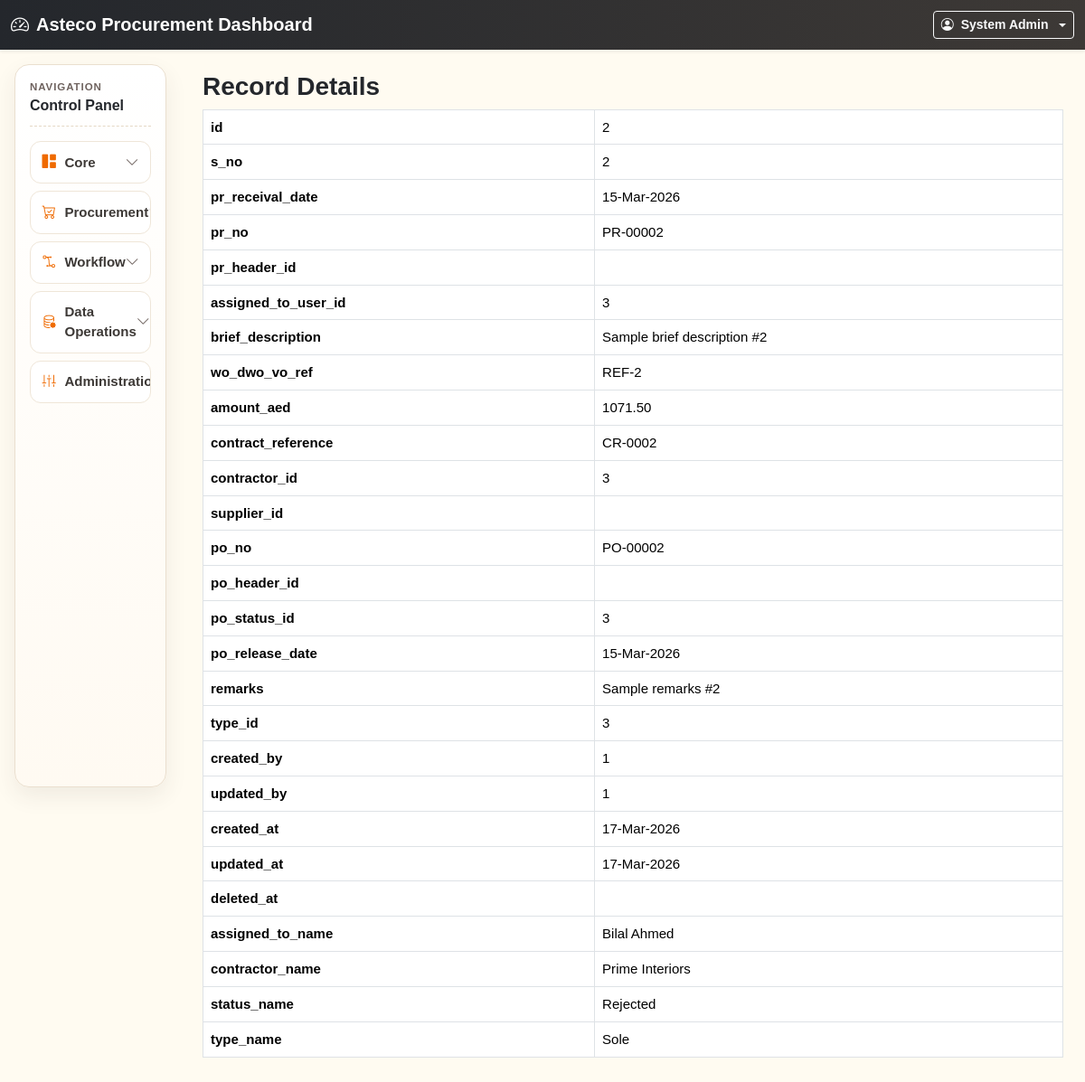
Screenshot of /tracking/view.php?id=2 (signed in) with the database file from the repository.
### tables this page shows
CREATE TABLE tracking_records (
  id INT AUTO_INCREMENT PRIMARY KEY,
  s_no INT NULL,
  pr_receival_date DATE NOT NULL,
  pr_no VARCHAR(100) NOT NULL,
  assigned_to_user_id INT NOT NULL,
  brief_description TEXT NOT NULL,
  wo_dwo_vo_ref VARCHAR(120) NULL,
  amount_aed DECIMAL(14,2) NULL,
  contract_reference VARCHAR(120) NULL,
  contractor_id INT NOT NULL,
  po_no VARCHAR(100) NULL,
  po_status_id INT NOT NULL,
  po_release_date DATE NULL,
  remarks TEXT NULL,
  type_id INT NOT NULL,
  created_by INT NULL,
  updated_by INT NULL,
  created_at DATETIME NULL,
  updated_at DATETIME NULL,
  deleted_at DATETIME NULL,
  CONSTRAINT fk_tr_user FOREIGN KEY (assigned_to_user_id) REFERENCES users(id),
  CONSTRAINT fk_tr_contractor FOREIGN KEY (contractor_id) REFERENCES contractors(id),
  CONSTRAINT fk_tr_status FOREIGN KEY (po_status_id) REFERENCES po_statuses(id),
  CONSTRAINT fk_tr_type FOREIGN KEY (type_id) REFERENCES types(id)
);

CREATE TABLE users (
  id INT AUTO_INCREMENT PRIMARY KEY,
  full_name VARCHAR(100) NOT NULL,
  designation VARCHAR(120) NULL,
  email VARCHAR(120) NOT NULL,
  phone VARCHAR(30) NULL,
  username VARCHAR(80) NOT NULL UNIQUE,
  password VARCHAR(255) NOT NULL,
  profile_image VARCHAR(255) NULL,
  role_id INT NOT NULL,
  is_active TINYINT(1) NOT NULL DEFAULT 1,
  created_at DATETIME NULL,
  updated_at DATETIME NULL,
  CONSTRAINT fk_users_role FOREIGN KEY (role_id) REFERENCES roles(id)
);

CREATE TABLE contractors (
  id INT AUTO_INCREMENT PRIMARY KEY,
  contractor_name VARCHAR(150) NOT NULL UNIQUE,
  status TINYINT(1) NOT NULL DEFAULT 1,
  created_at DATETIME NULL,
  updated_at DATETIME NULL
);

CREATE TABLE po_statuses (
  id INT AUTO_INCREMENT PRIMARY KEY,
  status_name VARCHAR(100) NOT NULL UNIQUE,
  created_at DATETIME NULL,
  updated_at DATETIME NULL
);

CREATE TABLE types (
  id INT AUTO_INCREMENT PRIMARY KEY,
  type_name VARCHAR(120) NOT NULL UNIQUE,
  created_at DATETIME NULL,
  updated_at DATETIME NULL
);

### includes/functions.php (called while the page is built, shortened)
<?php
function e(?string $value): string
{
    return htmlspecialchars((string)$value, ENT_QUOTES, 'UTF-8');
}
function format_date(?string $date): string
{
    $ts = strtotime($date);
    return $ts ? date('d-M-Y', $ts) : '-';
}

### tracking/view.php (the view, shortened to what this page needs)
<?php
require_once __DIR__ . '/../layouts/header.php';
require_once __DIR__ . '/../layouts/sidebar.php';
$id = (int)($_GET['id'] ?? 0);
$stmt = $pdo->prepare("SELECT tr.*, u.full_name assigned_to_name, c.contractor_name, ps.status_name, t.type_name
FROM tracking_records tr
LEFT JOIN users u ON u.id = tr.assigned_to_user_id
LEFT JOIN contractors c ON c.id = tr.contractor_id
LEFT JOIN po_statuses ps ON ps.id = tr.po_status_id
LEFT JOIN types t ON t.id = tr.type_id
WHERE tr.id = ?");
$stmt->execute([$id]);
$row = $stmt->fetch();
?>
<h3>Record Details</h3>
<table class="table table-bordered">
<?php foreach ($row as $k => $v): ?>
<?php if (in_array($k, ['pr_receival_date','po_release_date','created_at','updated_at']) && $v): $v = format_date((string)$v); endif; ?>
<tr><th><?= e($k) ?></th><td><?= e((string)$v) ?></td></tr><?php endforeach; ?>
</table>
<?php require_once __DIR__ . '/../layouts/footer.php'; ?>

### assets/css/app.css (style rules this page uses)
:root { --asteco-orange: #EF6A00; --off-white: #FFFBF1; --sandstone: #EEE6DA; --tan: #D4BE97; --warm-grey: #6F635F; --charcoal: #3D3936; --jet-black: #24272C; --pure-white: #FFFFFF; --lavender: #C9A0C0; --sun: #FED34C; --sand: #CDA78E; --lagoon: #72B096; --sky: #78C6E0; }
* { font-family: Tahoma, Arial, sans-serif; }
body { font-size: .94rem; background: var(--off-white); color: var(--charcoal); line-height: 1.45; }
h1,h2,h3,h4,h5,h6 { color: var(--jet-black); font-weight: 700; }
.table { color: var(--charcoal); }

### rows the page displays
tracking_records: id "2", s_no "2", pr_receival_date "15-Mar-2026", pr_no "PR-00002", assigned_to_user "3", brief_description "Sample brief description #2", wo_dwo_vo_ref "REF-2", amount_aed "1071.50", contract_reference "CR-0002", contractor "3", po_no "PO-00002", po_status "3", po_release_date "15-Mar-2026", remarks "Sample remarks #2", type "3", created_by "1", updated_by "1", created_at "17-Mar-2026", updated_at "17-Mar-2026", assigned_to_user.full_name "Bilal Ahmed", contractor.contractor_name "Prime Interiors", po_status.status_name "Rejected", type.type_name "Sole"

### other values shown
app_setting('app_name', $env['app_name']) "Asteco Procurement Dashboard"
user()['full_name'] "System Admin"
$group['label'] "Core"
$group['label'] "Procurement"
$group['label'] "Workflow"
$group['label'] "Data Operations"
$k "id"
$k "s_no"
$k "pr_receival_date"
$k "pr_no"
$k "pr_header_id"
$k "assigned_to_user_id"
$k "brief_description"
$k "wo_dwo_vo_ref"
$k "amount_aed"
